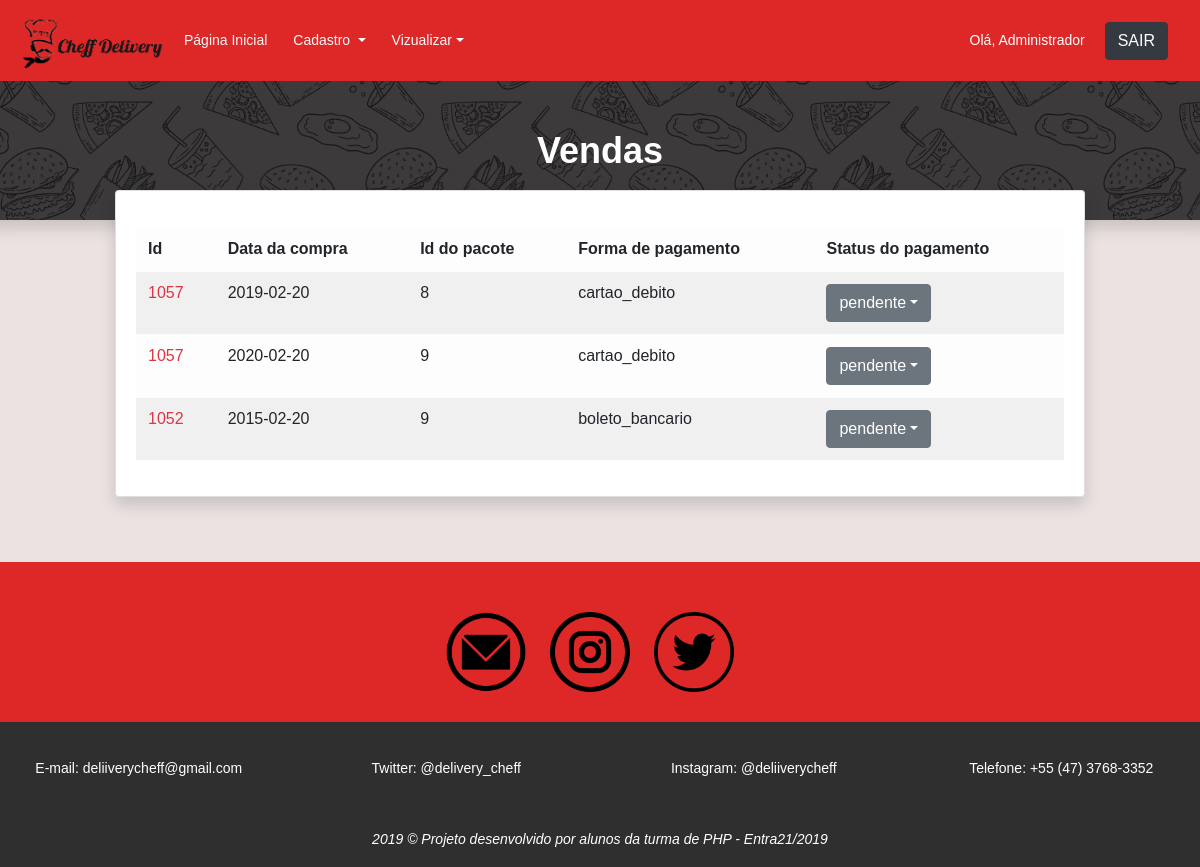
The page /vendas.php (signed in) on the database as committed earlier.
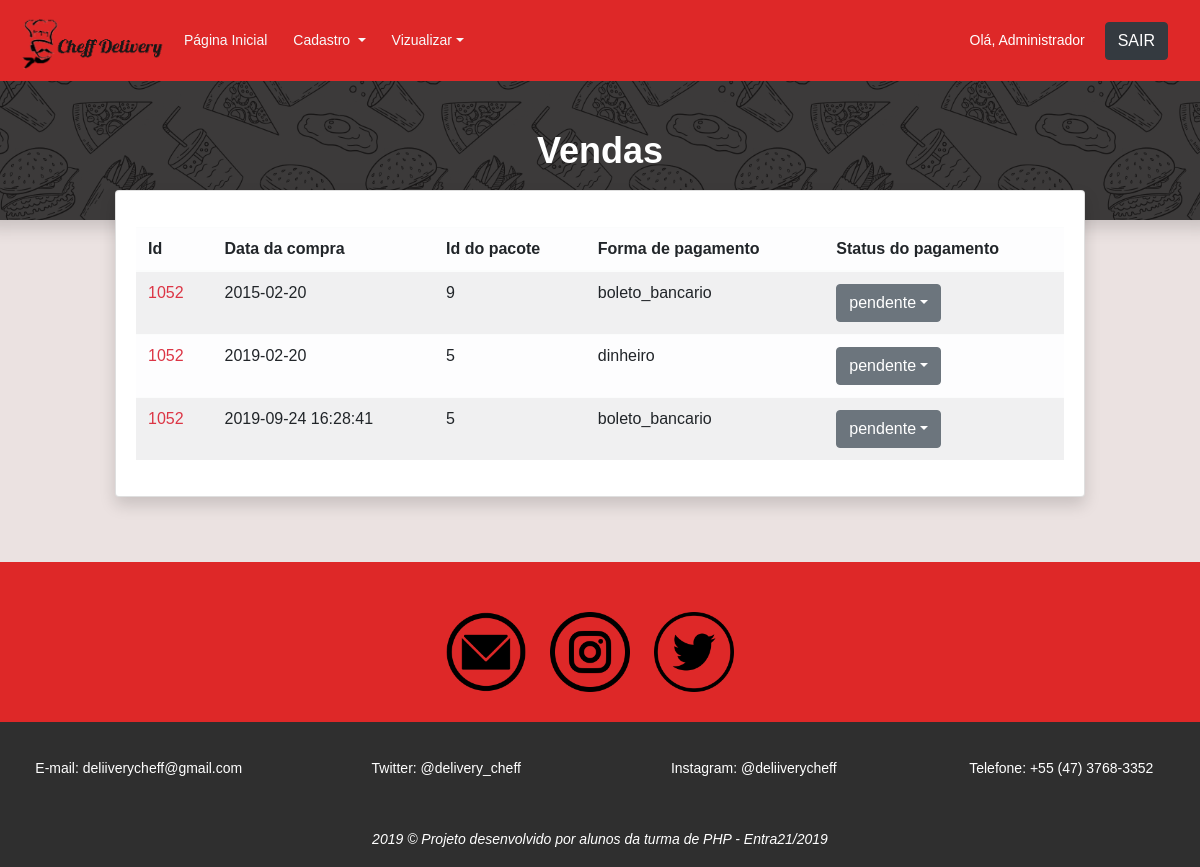
The same page on the database as committed later.
### tables this page shows
CREATE TABLE `finalizacao` (
  `id` int(11) NOT NULL,
  `id_usuario` int(11) NOT NULL,
  `id_pacote` int(11) NOT NULL,
  `forma_pagamento` enum('dinheiro','boleto_bancario','cartao_credito','cartao_debito') NOT NULL,
  `status_pagamento` enum('pendente','pago','atrasado') NOT NULL,
  `data_compra` varchar(255) NOT NULL
);

### classes/site.class.php (called while the page is built, shortened)
<?php
class Site {
	public static function Navbar() {
		require_once "include/navbar.php";
	}
}
?>

### vendas.php (the view, shortened to what this page needs)
 <?php
 require_once"include/conexao.php";
 $lista = "SELECT * FROM finalizacao";
 $queryFinalizacao = mysqli_query($con, $lista);
 $lista = mysqli_fetch_all($queryFinalizacao, MYSQLI_ASSOC);
 ?>
 <!DOCTYPE html>
 <html lang="pt-br">
 <head>
 	<link rel="stylesheet" href="https://stackpath.bootstrapcdn.com/bootstrap/4.3.1/css/bootstrap.min.css">
 	<link rel="stylesheet" type="text/css" href="media/css/estilos.css">
 	<link rel="stylesheet" href="media/css/main.css">
 </head>
 <body style="background-color: rgb(235, 226, 225);">
 	<?php
 	require_once "header.php";
 	?>
 	<div class="row">
 		<div class="shadow " style="background-color: #1a1818 !important; background-image: url('media/images/food-pattern.png');min-height: 100px; min-width: 100%; background-size: 30%; background-position: center 1050px;">
 			<div class="text-center my-5">
 				<h1 class="text-white mb-5">Vendas</h1>
 			</div>
 		</div>
 	</div>
 	<div class="col-10 col-md-10 mt-5 offset-md- offset-1" style="margin-top: -30px !important;">
 		<div class="card shadow" style="margin-right: auto; margin-left: auto;">
 			<div class="card-body" >
 				<table class="table table-light col-md-12 mt-3 table-striped table-hover">
 					<thead>
 						<tr>
 							<th scope="col">Id</th>
 							<th scope="col">Data da compra</th>
 							<th scope="col">Id do pacote</th>
 							<th scope="col">Forma de pagamento</th>
 							<th scope="col">Status do pagamento</th>
 						</tr>
 					</thead>
 					<tbody>
 						<?php foreach ($lista as $item) { ?>
 							<tr>
 								<td class=" text-danger"><?=utf8_encode($item['id_usuario'])?></td>
 								<td><?=$item['data_compra']?></td>
 								<td><?=$item['id_pacote']?></td>
 								<td><?=$item['forma_pagamento']?></td>
 								<td><div class="btn-group" role="group">
 									<button id="btnGroupDrop1" type="button" class="btn btn-secondary dropdown-toggle" data-toggle="dropdown" aria-haspopup="true" aria-expanded="false"><?=$item['status_pagamento']?></button>
 								</div>
 							</div></td>
 						<?php } ?>
 <?php
 require_once "footer.php";
 ?>
</body>
</html>

### header.php (shortened to what this page needs)
<?php
require_once"classes/site.class.php";
?>
<header>
  <nav class="navbar navbar-expand-lg navbar-light"  style="background-color: #de2828; width: 100%;">
    <a href="index.php"><img src="media/images/cheffmenu2.png" style="height: 65px; width: 150px"></a>
    <div class="collapse navbar-collapse" id="navbarSupportedContent">
      <ul class="navbar-nav mr-auto">
        <?php if ($_SESSION['tp_usuario'] == 'administrador') { ?>
          <ul class="navbar-nav mr-auto">
            <li class="nav-item active">
              <a class="nav-link text-light" href="index.php" style="margin-left: 10px;">Página Inicial <span class="sr-only">(current)</span></a>
            </li>
            <li class="nav-item dropdown">
              <a class="nav-link dropdown-toggle text-light" href="#" id="navbarDropdown3" role="button" data-toggle="dropdown" aria-haspopup="true" aria-expanded="false" style="margin-left: 10px;">Cadastro </a>
            </li>
            <li class="nav-item dropdown">
              <a class="nav-link dropdown-toggle text-light" href="#" id="navbarDropdown4" role="button" data-toggle="dropdown" aria-haspopup="true" aria-expanded="false" style="margin-left: 10px;">Vizualizar</a>
            </li>
          </ul>
        <?php } ?>
      </ul>
      <?php Site::Navbar(); ?>
    </div>
  </nav>
</header>

### include/navbar.php (shortened to what this page needs)
<!DOCTYPE html>
<html>
<head>
</head>
<body>
	<?php if(isset($_SESSION['nome_usuario'])) { ?>
		<div class="text-white">
			Olá, <?=$_SESSION['nome_usuario']?>
			<a href="backends/logoff.php" class="btn btn-dark ml-3 mr-3">SAIR</a>
		</div>
	<?php } ?>
</body>
</html>

### footer.php
<div class="redes-sociais" style="background-color: #de2828;">
  <div class="container" style="margin-top: 65px;">
    <center>
      <a href="https://mail.google.com/mail/u/0/#inbox?compose=DmwnWrRmTgXbBSZDhPSBJsPLwHzgBPqskCzpPtNTPhwSkgLdBBXnbmRScSHtKdnmsdqlgZFHsnsQ"><img src="media/images/email.png" alt="email" title="email" class="icones"></a>
      <a href="https://www.instagram.com/deliiverycheff/?hl=pt-br"><img src="media/images/instagram.png" alt="instagram" title="instagram" id="instagram " class="icones"></a>
      <a href="https://twitter.com/delivery_cheff"><img src="media/images/twitter.png" alt="twitter" title="twitter" class="icones"></a>
    </center>
  </div>
</div>
<footer>
 <div class="footer-item">
  <div class="row">
    <a href="https://mail.google.com/mail/u/0/#inbox?compose=DmwnWsTJtrnhxXwfpDgvhvzGsLRlLgjHgjcfzcQFCTNqvbqkMSDXnPTwMNHPSkbjVnnrBWWPBfJq" class="col-sm-12 col-md-3">E-mail: deliiverycheff@gmail.com</a>
    <a href="https://twitter.com/delivery_cheff" class="col-sm-12 col-md-3">Twitter: @delivery_cheff </a>
    <a href="https://www.instagram.com/deliiverycheff/?hl=pt-br"class="col-sm-12 col-md-3">Instagram: @deliiverycheff</a>
    <a href=""class="col-sm-12 col-md-3">Telefone: +55 (47) 3768-3352</a>
  </div>
</div>
<div id="negrito" class="mt-4">
  <p class="mt-5 font-italic">2019 &copy; <strong>Projeto desenvolvido por alunos da turma de PHP - Entra21/2019</strong></p>
</div>
</footer>

### media/css/estilos.css (style rules this page uses)
* { font-family: arial !important; }
.redes-sociais { height: 160px; width: 100%; }
.icones { width: 80px; height: 80px; margin-top: 50px; margin-right: 20px; }
footer { background-color: rgba(47, 47, 47); overflow: hidden; height: 145px; }
.footer-item { margin-top: 35px; color: white; text-align: center; width: 100%: }
.footer-item a { color: white; text-decoration: none; }
#negrito { text-align: center; color: white; margin-top: 10px; }

### media/css/main.css (style rules this page uses)
body { color:#777;font-family:"Poppins",sans-serif;font-size:14px;font-weight:300;line-height:1.625em;position:relative }
ol,ul { margin:0;padding:0;list-style:none }
a { -webkit-transition:all 0.3s ease 0s;-moz-transition:all 0.3s ease 0s;-o-transition:all 0.3s ease 0s;transition:all 0.3s ease 0s }
a,a:focus,a:hover { text-decoration:none;outline:0 }
h1,h2,h3,h4,h5,h6 { font-family:"Poppins",sans-serif;color:#222;line-height:1.2em !important;margin-bottom:0;margin-top:0;font-weight:600 }
h1,.h1 { font-size:36px }
td,th { border-radius:0px }
.mb-5 { margin-bottom:5px }
.text-white { color:#fff }
.text-center { text-align:center }
h1 { font-size:36px }
h1,h2,h3,h4,h5,h6 { line-height:1.5em }

Rows that differ between the two databases and show on the page:
removed finalizacao: id_usuario "1057", data_compra "2019-02-20", id_pacote "8", forma_pagamento "cartao_debito", status_pagamento "pendente"
removed finalizacao: id_usuario "1057", data_compra "2020-02-20", id_pacote "9", forma_pagamento "cartao_debito", status_pagamento "pendente"
added finalizacao: id_usuario "1052", data_compra "2019-02-20", id_pacote "5", forma_pagamento "dinheiro", status_pagamento "pendente"
added finalizacao: id_usuario "1052", data_compra "2019-09-24 16:28:41", id_pacote "5", forma_pagamento "boleto_bancario", status_pagamento "pendente"
